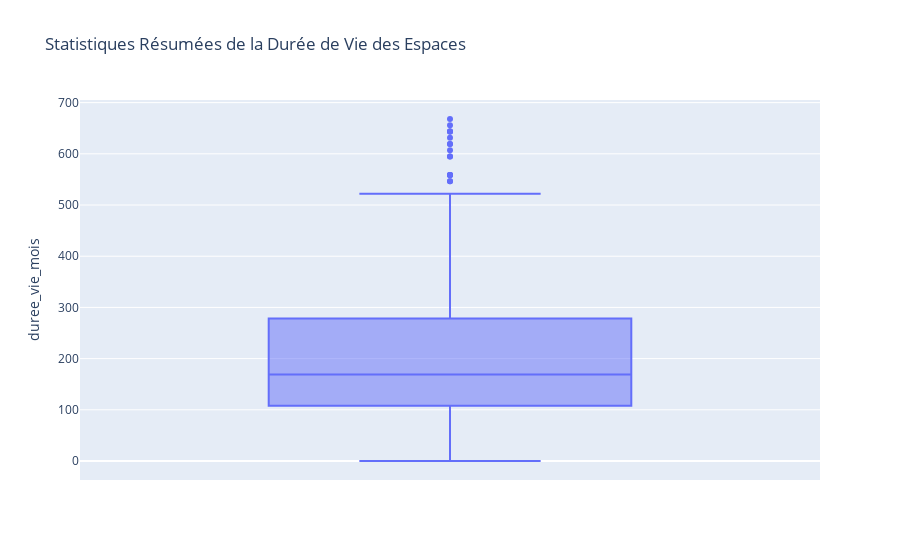

Notebook cell for this chart:
### Code cell
# Créer un boxplot de la durée de vie en mois
fig = px.box(df, y='duree_vie_mois', title='Statistiques Résumées de la Durée de Vie des Espaces')
fig.show()
print(f"La durée de vie moyenne par mois est de {duree_vie_moyenne_parmois} mois.")

### Figure 1 — Plotly figure (JSON) as saved in the notebook; plotly's stock layout.template omitted (floating-point values rounded to 4 significant figures; data arrays with more than 128 entries replaced by an {"elided": "..."} marker saying what was removed)
{"data": [{"alignmentgroup": "True", "hovertemplate": "duree_vie_mois=%{y}<extra></extra>", "legendgroup": "", "marker": {"color": "#636efa"}, "name": "", "notched": false, "offsetgroup": "", "orientation": "v", "showlegend": false, "type": "box", "x0": " ", "xaxis": "x", "y": {"elided": "336 float values"}, "y0": " ", "yaxis": "y"}], "layout": {"boxmode": "group", "legend": {"tracegroupgap": 0}, "title": {"text": "Statistiques Résumées de la Durée de Vie des Espaces"}, "xaxis": {"anchor": "y", "domain": [0, 1]}, "yaxis": {"anchor": "x", "domain": [0, 1], "title": {"text": "duree_vie_mois"}}}}
